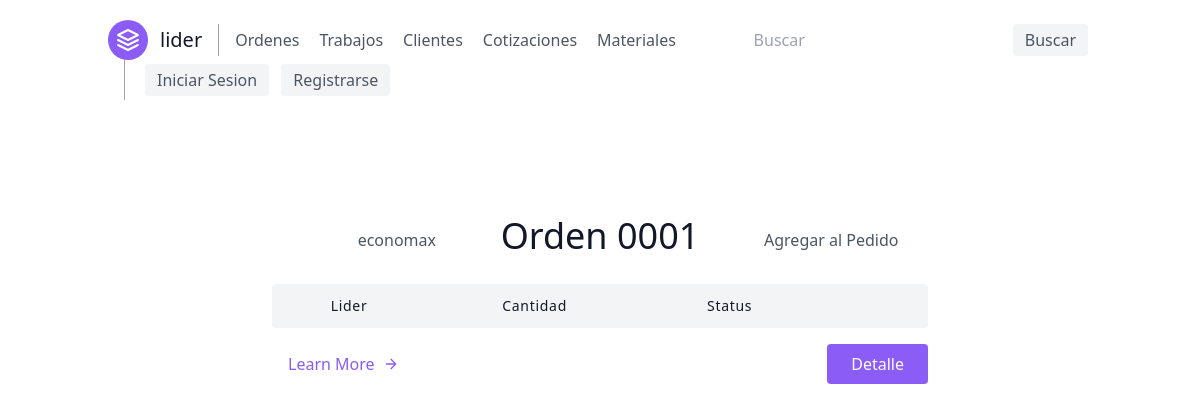
Page /ordenes/ver-orden/1/ on the earlier database version.
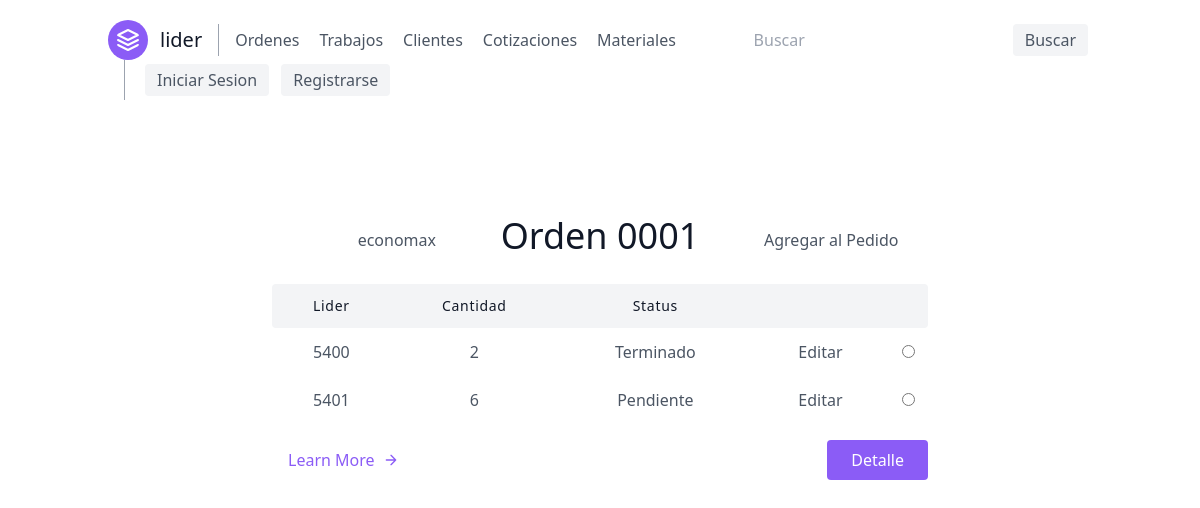
Same page on the later database version.
### orders/models.py (models this page shows, shortened)
class OrderItem(models.Model):
    order = models.ForeignKey(Order, on_delete=models.CASCADE)
    lider = models.ForeignKey(Lider, on_delete=models.DO_NOTHING)
    customer = models.ForeignKey(Customer, on_delete=models.DO_NOTHING)
    quantity_ordered = models.IntegerField()
    finished = models.BooleanField()
    @property
    def status(self):
        return 'Terminado' if self.finished else 'Pendiente'

### orders/views.py (the view)
# urls.py: path('ver-orden/<int:pk>/', views.OrderItemListView.as_view(), name='orderItem-list'),
class OrderItemListView(generic.TemplateView):
    def get(self, request, *args, **kwargs):
        context = {
            'items': models.OrderItem.objects.filter(order_id=kwargs['pk']),
            'order': models.Order.objects.get(id=kwargs['pk'])
        }
        return render(request, template_name='orders/orderItem_list.html', context=context)

### orders/models.py (called while the page is built)
    def __str__(self):
        return self.name_company

### orders/templates/orders/orderItem_list.html
{% extends 'base.html' %}
{% block content %}
    <section class="text-gray-600 body-font">
        <div class="container px-5 py-24 mx-auto">
            <div class="grid grid-cols-3 text-center w-full mb-5">
                <a class="grid content-center justify-end"
                   href="{% url 'customer-detail' order.customer_id %}">{{ order.customer }}</a>
                <a class=" sm:text-4xl text-3xl font-medium title-font mb-2 text-gray-900"
                   href="{% url 'order-detail' order.id %}">
                    Orden {{ order.id|stringformat:'04d' }}</a>
                <a class="grid content-center justify-start" href="{% url 'orderItem-create' order.id %}">Agregar al
                    Pedido</a>
            </div>
            <div class="lg:w-2/3 w-full mx-auto overflow-auto">
                <table class="table-auto w-full text-center whitespace-no-wrap">
                    <thead>
                    <tr>
                        <th class="px-4 py-3 title-font tracking-wider font-medium text-gray-900 text-sm bg-gray-100 rounded-tl rounded-bl">
                            Lider
                        </th>
                        <th class="px-4 py-3 title-font tracking-wider font-medium text-gray-900 text-sm bg-gray-100">
                            Cantidad
                        </th>
                        <th class="px-4 py-3 title-font tracking-wider font-medium text-gray-900 text-sm bg-gray-100">
                            Status
                        </th>
                        <th class="px-4 py-3 title-font tracking-wider font-medium text-gray-900 text-sm bg-gray-100">
                        </th>
                        <th class="w-10 title-font tracking-wider font-medium text-gray-900 text-sm bg-gray-100 rounded-tr rounded-br"></th>
                    </tr>
                    </thead>
                    <tbody>
                    {% for item in items %}
                        <tr>
                            <td class="px-4 py-3"><a
                                    href="{% url 'lider-detail' item.lider_id %}">{{ item.lider_id }}</a></td>
                            <td class="px-4 py-3">{{ item.quantity_ordered|floatformat:'g' }}</td>
                            <td class="px-4 py-3">{{ item.status }}</td>
                            <td><a class="px-4 py-3" href="{% url 'orderItem-update' item.pk %}">Editar</a></td>
                            <td class="w-10 text-center">
                                <input name="plan" type="radio">
                            </td>
                        </tr>
                    {% endfor %}
                    </tbody>
                </table>
            </div>
            <div class="flex pl-4 mt-4 lg:w-2/3 w-full mx-auto">
                <a class="text-purple-500 inline-flex items-center md:mb-2 lg:mb-0">Learn More
                    <svg fill="none" stroke="currentColor" stroke-linecap="round" stroke-linejoin="round"
                         stroke-width="2" class="w-4 h-4 ml-2" viewBox="0 0 24 24">
                        <path d="M5 12h14M12 5l7 7-7 7"></path>
                    </svg>
                </a>
                <a class="flex ml-auto text-white bg-purple-500 border-0 py-2 px-6 focus:outline-none hover:bg-purple-600 rounded"
                   href="#">
                    Detalle
                </a>
            </div>
        </div>
    </section>
{% endblock %}

Differences in the rows shown:
added OrderItem: lider_id "5400", quantity_ordered "2", status "Terminado"
added OrderItem: lider_id "5401", quantity_ordered "6", status "Pendiente"
